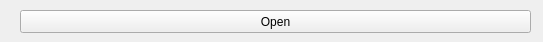
<?xml version="1.0" encoding="UTF-8"?>
<ui version="4.0">
 <class>MainWindow</class>
 <widget class="QMainWindow" name="MainWindow">
  <property name="geometry">
   <rect>
    <x>0</x>
    <y>0</y>
    <width>543</width>
    <height>42</height>
   </rect>
  </property>
  <property name="windowTitle">
   <string>MainWindow</string>
  </property>
  <property name="locale">
   <locale language="English" country="UnitedStates"/>
  </property>
  <widget class="QWidget" name="centralwidget">
   <widget class="QPushButton" name="btnOpen">
    <property name="geometry">
     <rect>
      <x>20</x>
      <y>10</y>
      <width>511</width>
      <height>23</height>
     </rect>
    </property>
    <property name="text">
     <string>Open</string>
    </property>
   </widget>
  </widget>
 </widget>
 <resources/>
 <connections/>
</ui>
